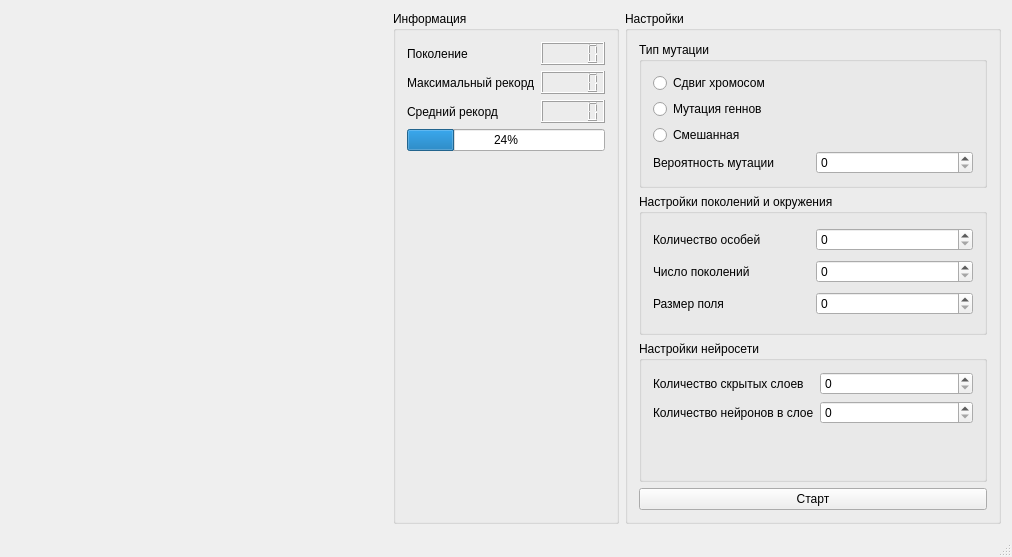
<?xml version="1.0" encoding="UTF-8"?>
<ui version="4.0">
 <class>Fitness</class>
 <widget class="QMainWindow" name="Fitness">
  <property name="geometry">
   <rect>
    <x>0</x>
    <y>0</y>
    <width>1012</width>
    <height>557</height>
   </rect>
  </property>
  <property name="windowTitle">
   <string>Fitness</string>
  </property>
  <widget class="QWidget" name="centralWidget">
   <layout class="QGridLayout" name="gridLayout">
    <item row="0" column="0">
     <widget class="QWidget" name="widget" native="true"/>
    </item>
    <item row="0" column="1">
     <widget class="QGroupBox" name="groupBox_4">
      <property name="sizePolicy">
       <sizepolicy hsizetype="Maximum" vsizetype="Preferred">
        <horstretch>0</horstretch>
        <verstretch>0</verstretch>
       </sizepolicy>
      </property>
      <property name="title">
       <string>Информация</string>
      </property>
      <layout class="QFormLayout" name="formLayout">
       <item row="0" column="0">
        <widget class="QLabel" name="label_3">
         <property name="text">
          <string>Поколение</string>
         </property>
        </widget>
       </item>
       <item row="1" column="0">
        <widget class="QLabel" name="label_4">
         <property name="text">
          <string>Максимальный рекорд</string>
         </property>
        </widget>
       </item>
       <item row="2" column="0">
        <widget class="QLabel" name="label_5">
         <property name="text">
          <string>Средний рекорд</string>
         </property>
        </widget>
       </item>
       <item row="0" column="1">
        <widget class="QLCDNumber" name="PopulationLCD"/>
       </item>
       <item row="1" column="1">
        <widget class="QLCDNumber" name="MaxRecordLCD"/>
       </item>
       <item row="2" column="1">
        <widget class="QLCDNumber" name="MiddleRecordLCD"/>
       </item>
       <item row="5" column="0" colspan="2">
        <widget class="QProgressBar" name="progressBar">
         <property name="value">
          <number>24</number>
         </property>
        </widget>
       </item>
      </layout>
     </widget>
    </item>
    <item row="0" column="2">
     <widget class="QGroupBox" name="verticalGroupBox">
      <property name="title">
       <string>Настройки</string>
      </property>
      <layout class="QVBoxLayout" name="verticalLayout">
       <item>
        <widget class="QGroupBox" name="groupBox">
         <property name="title">
          <string>Тип мутации</string>
         </property>
         <layout class="QVBoxLayout" name="verticalLayout_2">
          <item>
           <widget class="QRadioButton" name="XCrossMutRB">
            <property name="text">
             <string>Сдвиг хромосом</string>
            </property>
           </widget>
          </item>
          <item>
           <widget class="QRadioButton" name="GenMutRB">
            <property name="text">
             <string>Мутация геннов</string>
            </property>
           </widget>
          </item>
          <item>
           <widget class="QRadioButton" name="AllMutRB">
            <property name="text">
             <string>Смешанная</string>
            </property>
           </widget>
          </item>
          <item>
           <layout class="QHBoxLayout" name="horizontalLayout">
            <item>
             <widget class="QLabel" name="label_6">
              <property name="text">
               <string>Вероятность мутации</string>
              </property>
             </widget>
            </item>
            <item>
             <widget class="QSpinBox" name="MutChanceSB"/>
            </item>
           </layout>
          </item>
         </layout>
        </widget>
       </item>
       <item>
        <widget class="QGroupBox" name="groupBox_2">
         <property name="sizePolicy">
          <sizepolicy hsizetype="Minimum" vsizetype="Preferred">
           <horstretch>0</horstretch>
           <verstretch>0</verstretch>
          </sizepolicy>
         </property>
         <property name="title">
          <string>Настройки поколений и окружения</string>
         </property>
         <layout class="QGridLayout" name="gridLayout_2">
          <item row="0" column="1">
           <widget class="QSpinBox" name="PopulationSizeSB"/>
          </item>
          <item row="1" column="0">
           <widget class="QLabel" name="label">
            <property name="text">
             <string>Число поколений</string>
            </property>
           </widget>
          </item>
          <item row="0" column="0">
           <widget class="QLabel" name="label_2">
            <property name="text">
             <string>Количество особей</string>
            </property>
           </widget>
          </item>
          <item row="1" column="1">
           <widget class="QSpinBox" name="SizeGenSB"/>
          </item>
          <item row="2" column="0">
           <widget class="QLabel" name="label_9">
            <property name="text">
             <string>Размер поля</string>
            </property>
           </widget>
          </item>
          <item row="2" column="1">
           <widget class="QSpinBox" name="DeskSizeSB"/>
          </item>
         </layout>
        </widget>
       </item>
       <item>
        <widget class="QGroupBox" name="groupBox_3">
         <property name="title">
          <string>Настройки нейросети</string>
         </property>
         <layout class="QFormLayout" name="formLayout_2">
          <item row="0" column="0">
           <widget class="QLabel" name="label_7">
            <property name="text">
             <string>Количество скрытых слоев</string>
            </property>
           </widget>
          </item>
          <item row="0" column="1">
           <widget class="QSpinBox" name="LaysSB"/>
          </item>
          <item row="1" column="0">
           <widget class="QLabel" name="label_8">
            <property name="text">
             <string>Количество нейронов в слое</string>
            </property>
           </widget>
          </item>
          <item row="1" column="1">
           <widget class="QSpinBox" name="NeyroSB"/>
          </item>
         </layout>
        </widget>
       </item>
       <item>
        <widget class="QPushButton" name="StartBatton">
         <property name="text">
          <string>Старт</string>
         </property>
        </widget>
       </item>
      </layout>
     </widget>
    </item>
   </layout>
  </widget>
  <widget class="QMenuBar" name="menuBar">
   <property name="geometry">
    <rect>
     <x>0</x>
     <y>0</y>
     <width>1012</width>
     <height>22</height>
    </rect>
   </property>
  </widget>
  <widget class="QStatusBar" name="statusBar"/>
 </widget>
 <layoutdefault spacing="6" margin="11"/>
 <resources/>
 <connections/>
</ui>
